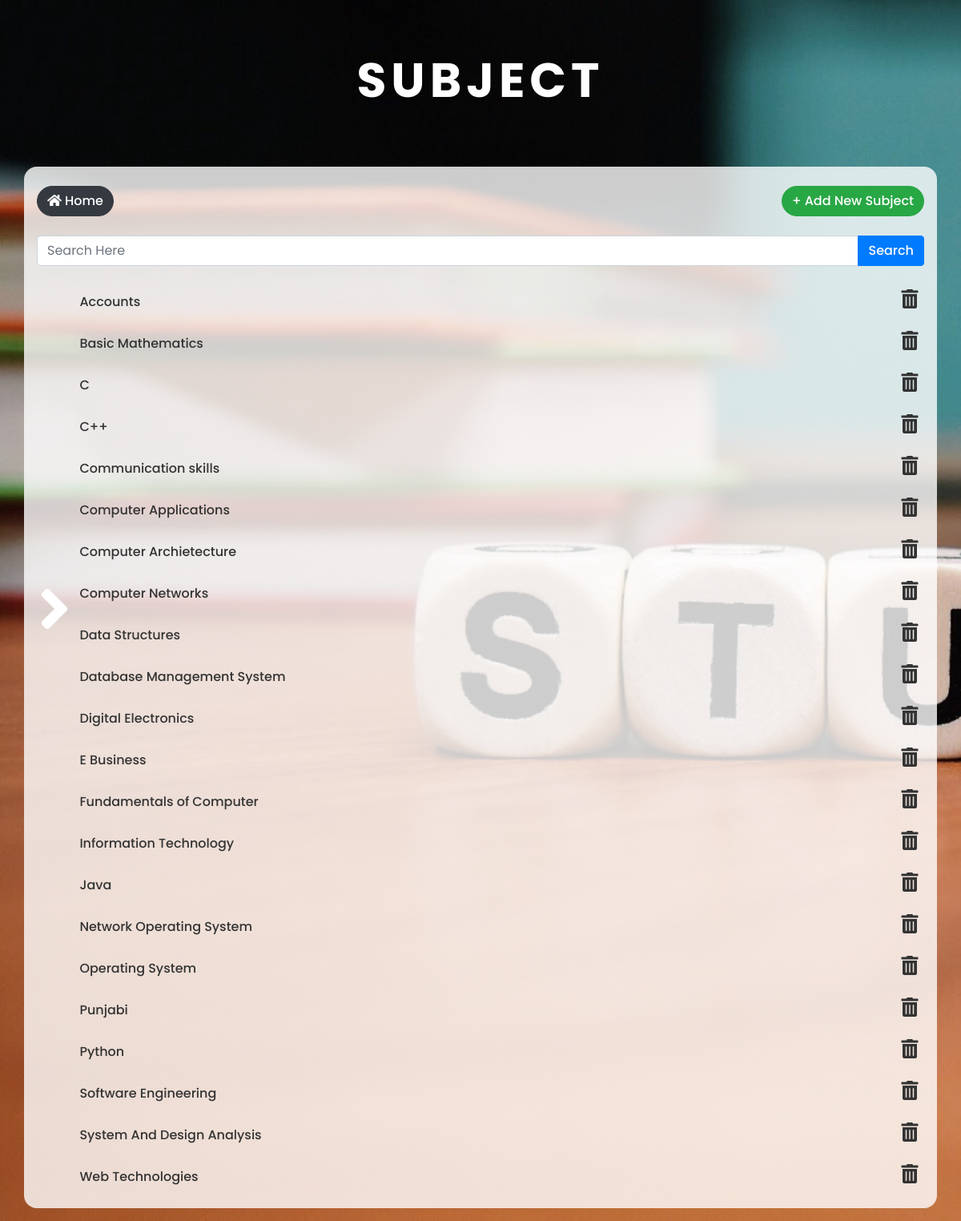
The app's page /subject/ (signed in) with its own data.
### subject/models.py (models this page shows, shortened)
class Subject(models.Model):
    subject = models.CharField(max_length=250, unique=True, verbose_name='subject name')
    def __str__(self):
        return self.subject

### subject/views.py (the view)
# urls.py: path('', SubjectView.as_view(), name='subject'),
@method_decorator(staff_member_required, name='dispatch')
class SubjectView(ListView, FormView):
    model = Subject
    template_name = 'subject/subject.html'
    form_class = SearchForm
    context_object_name = 'subjects'
    query = ""
    def get_queryset(self):
        form = self.form_class(self.request.GET)
        if form.is_valid():
            self.query = form.cleaned_data['search']
            return Subject.objects.filter(subject__icontains=self.query).order_by('subject')
        return Subject.objects.all().order_by('subject')
    def get_context_data(self, **kwargs):
        context = super(SubjectView, self).get_context_data(**kwargs)
        context['pageName'] = 'subject'
        context['query'] = self.query
        return context

### home/forms.py
class SearchForm(forms.Form):
    search = forms.CharField(max_length=100, required=False)

### subject/templates/subject/subject.html (shortened to what this page needs)
{% extends 'user/base.html'  %}
{% load widget_tweaks %}
{% block content %}
<div class="container-fluid">
	<h1 class="heading">{{pageName}}</h1>
</div>
	<div class="container model-view">
		<div class="d-flex">
			<a class="btn btn-md btn-dark mr-auto add-new my-2" href="{% url 'home' %}"><i class="fas fa-home  mr-1"></i>home</a>
			<a class="btn btn-md btn-success ml-auto add-new my-2" href="{% url 'subject-create' %}">+ Add New {{pageName}}</a>
		</div>
		<form  method="get">
			<div class="input-group my-3">
			  	{% render_field form.search type="search" placeholder="Search Here" class="form-control" value=request.GET.search %}
			  	<div class="input-group-append">
				    <button class="btn btn-primary" type="submit">Search</button>
			  	</div>
			</div>
		</form>
		{% if subjects %}
			<ul>
				{% for subject in subjects%}
					<li class="list-view">
						<a class="update" href="{% url 'subject-update' subject.pk %}">{{subject}}</a>
						<a class="dlt" href="{% url 'subject-delete' subject.pk %}">
							<i class="fas fa-trash-alt"></i>
						</a>
					</li>
				{% endfor %}
			</ul>
		{% else %}
			<div class="alert alert-warning">
				no content found
			</div>
		{% endif %}
		</div>
{% endblock %}

### user/static/user/css/style.css (style rules this page uses)
body { font-family: 'Poppins', sans-serif; color: #333333; }
.home { min-height: 100vh; background-image: url('images/study.jpg'); background-size: cover; background-attachment: fixed; }
.home .heading { font-size: 5vw; color: white; font-weight: bold; text-align: center; text-transform: uppercase; letter-spacing: 0.5vw; display: flex; height: 25vh; justify-content: center; align-items: center; animation-name: opacity; animation-duration: 2s; }
.model-view { background-color: #fffc; border-radius: 1rem; padding: 1rem; margin-bottom: 2vh; }
.model-view ul { margin: 0; padding: 0; }
.model-view .list-view { list-style: none; margin-left: 1rem; border-radius: 1rem; transition: 0.3s; -webkit-transition: 0.3s; -moz-transition: 0.3s; -o-transition: 0.3s; }
.model-view .list-view a.update { color: #333; display:inline-block; padding: 0.5rem; width: 97%; text-decoration: none; font-weight: 500; }
.model-view .list-view a.update:before { content: '\00BB'; font-size: 1.5rem; padding: 0.5rem; visibility: hidden; color: #4E67EB; font-weight: bold; }
.model-view .list-view a.dlt { font-size: 1.5rem; color: #333; }
.add-new { border-radius: 1.4rem; text-transform: capitalize; font-weight: 500; }
.btn,button { font-weight: 500; }

### records on screen
Subject: subject "Accounts"
Subject: subject "Basic Mathematics"
Subject: subject "C"
Subject: subject "C++"
Subject: subject "Communication skills"
Subject: subject "Computer Applications"
Subject: subject "Computer Archietecture"
Subject: subject "Computer Networks"
Subject: subject "Data Structures"
Subject: subject "Database Management System"
Subject: subject "Digital Electronics"
Subject: subject "E Business"
Subject: subject "Fundamentals of Computer"
Subject: subject "Information Technology"
Subject: subject "Java"
Subject: subject "Network Operating System"
Subject: subject "Operating System"
Subject: subject "Punjabi"
Subject: subject "Python"
Subject: subject "Software Engineering"
Subject: subject "System And Design Analysis"
Subject: subject "Web Technologies"

### other values on screen
{{ pageName }} "SUBJECT"
{{ pageName }} "Subject"
